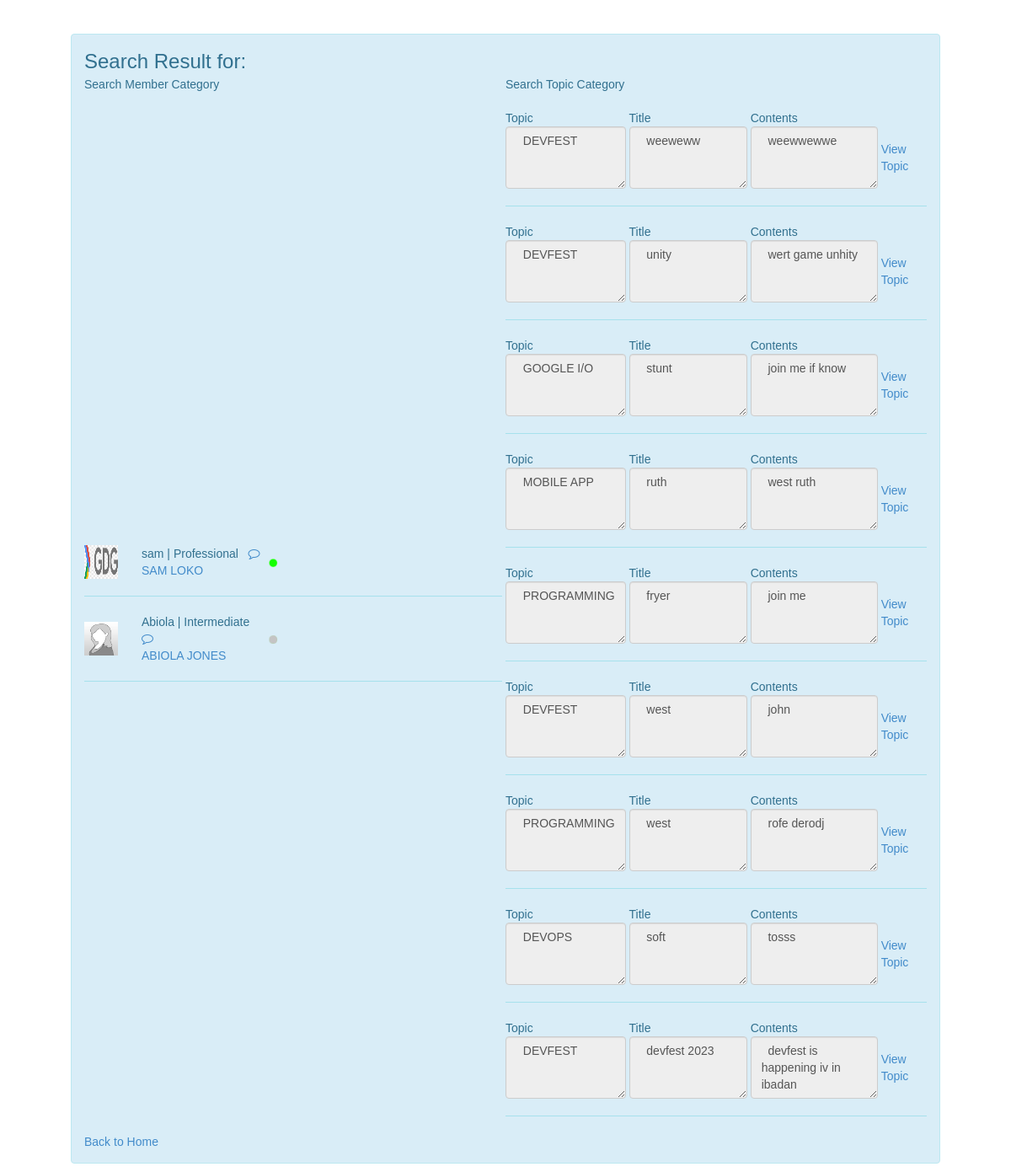
Screenshot of /admin/admin_forum/search_result.php with the database file from the repository.
### tables this page shows
CREATE TABLE `members` (
  `member_id` int(11) NOT NULL,
  `image` varchar(100) NOT NULL,
  `firstname` varchar(20) NOT NULL,
  `surname` varchar(20) NOT NULL,
  `phnnumber` varchar(100) NOT NULL,
  `sex` varchar(6) NOT NULL,
  `invite` varchar(100) NOT NULL,
  `date_of_birth` varchar(100) NOT NULL,
  `username` varchar(100) NOT NULL,
  `password` varchar(100) NOT NULL,
  `access` varchar(50) NOT NULL,
  `status` varchar(100) NOT NULL,
  `acct_status` varchar(100) NOT NULL,
  `topic_ctr` int(11) NOT NULL,
  `threads_ctr` int(11) NOT NULL,
  `replies_ctr` int(11) NOT NULL,
  `delstatus` int(11) NOT NULL
);

CREATE TABLE `post` (
  `post_id` int(11) NOT NULL,
  `member_id` int(11) NOT NULL,
  `post_content` longtext NOT NULL,
  `date_posted` varchar(100) NOT NULL,
  `post_image` varchar(150) NOT NULL,
  `post_title` varchar(100) NOT NULL,
  `topic` varchar(50) NOT NULL,
  `views` int(11) NOT NULL,
  `replies` int(11) NOT NULL,
  `threads` int(11) NOT NULL,
  `access` varchar(100) NOT NULL,
  `delstatus` int(11) NOT NULL
);

### admin/admin_forum/search_result.php (the view, shortened to what this page needs)
 <?php
  include('header.php');
  ?>
  <br />
  <br />
  <center>
  <table width="1000"><tr><td>
	<div class="alert alert-info">
 	<table width="1000" border="0">
     <tr>
 <td colspan="3">
<font size="5"> Search Result for:  <?php echo $search=$_POST['search']; ?></font>
 </td>
 </tr>
  <tr>
  <td>Search Member Category</td>
  <td></td>
  <td>Search Topic Category</td>
 </tr>
	<tr>
    <td>
        <table>
 <tr>
 <td>
 </td>
 </tr>
		<tr>
         <td  width="500">
           	<?php
		$query = $conn->query("select * from members where firstname like '%$search%' or surname like '%$search%' or username like '%$search%'") or die(mysql_error());
		while ($row = $query->fetch()) {
		$id = $row['member_id'];
		?>
         <table  width="230" border="0">
         <tr>
   <td rowspan="2"  ><img src="<?php echo "../".$row['image']; ?>" width="40" height="40" class="img-square" /></td>
    <td rowspan="2">&nbsp;</td>
        	<td width="150"><?php echo $row['username']." | ".$row['access']; ?> &nbsp; <a href="compose_msg.php?id=<?php echo $id;  ?>" title="click to send a message to <?php echo $row['firstname']." ".$row['surname']; ?>"><i class="fa fa-comment-o"></i></a></td>
	 <td  rowspan="2" width="5"><?php
            if($row['status']=="active"){
                ?>
            <img src="../images/active.png" width="12" height="12" alt="..." class="img-circle">
                 <?php
            }
            else
            {
                ?>
                <img src="../images/inactive.png" width="12" height="12" alt="..." class="img-circle">
             <?php
            }
             ?> </td>
		</tr>
        <tr>
        	<td colspan="2"><a href="view_profile.php?id=<?php echo $id; ?>"><?php echo $row['firstname']." ".$row['surname']; ?></a></td>
        </tr>
        	</table>
                <hr />
               <?php
               }?>
        </td>
        </tr>
	</table>
    </td>
     <td>&nbsp;</td>
    <td>
        <table>
 <tr>
 <td>
 </td>
 </tr>
		<tr>
         <td  width="500">
           	<?php
		$topic_query = $conn->query("select * from post where post_content like '%$search%' or post_title like '%$search%' or topic like '%$search%'") or die(mysql_error());
		while ($topic_row = $topic_query->fetch()) {
		?>
         <table  width="500">
               <tr>
   <td>
    Topic
   </td>
   <td>&nbsp;</td>
   <td>
  Title
   </td>
    <td>&nbsp;</td>
   <td>
      Contents
   </td>
    <td>&nbsp;</td>
 <td> </td>
		</tr>
         <tr>
   <td>
     <textarea class="form-control" rows="3" readonly="true">  <?php echo $topic_row['topic'];?></textarea>
   </td>
   <td>&nbsp;</td>
   <td>
   <textarea class="form-control" rows="3" readonly="true">  <?php echo $topic_row['post_title'];?></textarea>
   </td>
    <td>&nbsp;</td>
   <td>
       <textarea class="form-control" rows="3" readonly="true">  <?php echo $topic_row['post_content'];?></textarea>
   </td>
    <td>&nbsp;</td>
 <td>  <a href="add_views.php?id=<?php echo $topic_row['post_id']; ?>">View Topic</a></td>
		</tr>
        	</table>
                <hr />
               <?php
               }?>
        </td>
        </tr>
	</table>
    </td>
    </tr>
   <tr>
<td colspan="3">
<a href="home.php">Back to Home</a>
</td>
</tr>
    </table>
	</div>
    </td></tr></table>
    </center>

### admin/admin_forum/header.php (shortened to what this page needs)
<!DOCTYPE html>
<html lang="en">
  <head>
    <link href="../../css/bootstrap.min.css" rel="stylesheet"/>
    <link href="../../css/my_style.css" rel="stylesheet"/>
    <link href="../../css/font-awesome.min.css" rel="stylesheet"/>
				<link href="../jGrowl/jquery.jgrowl.css" rel="stylesheet" media="screen">
  </head>

### rows the page displays
members: image (picture), username "sam", access "Professional", firstname "SAM", surname "LOKO"
members: image (picture), username "Abiola", access "Intermediate", firstname "ABIOLA", surname "JONES"
post: topic "DEVFEST", post_title "weeweww", post_content "weewwewwe"
post: topic "DEVFEST", post_title "unity", post_content "wert game unhity"
post: topic "GOOGLE I/O", post_title "stunt", post_content "join me if know"
post: topic "MOBILE APP", post_title "ruth", post_content "west ruth"
post: topic "PROGRAMMING", post_title "fryer", post_content "join me"
post: topic "DEVFEST", post_title "west", post_content "john"
post: topic "PROGRAMMING", post_title "west", post_content "rofe derodj"
post: topic "DEVOPS", post_title "soft", post_content "tosss"
post: topic "DEVFEST", post_title "devfest 2023", post_content "devfest is happening iv in ibadan"
